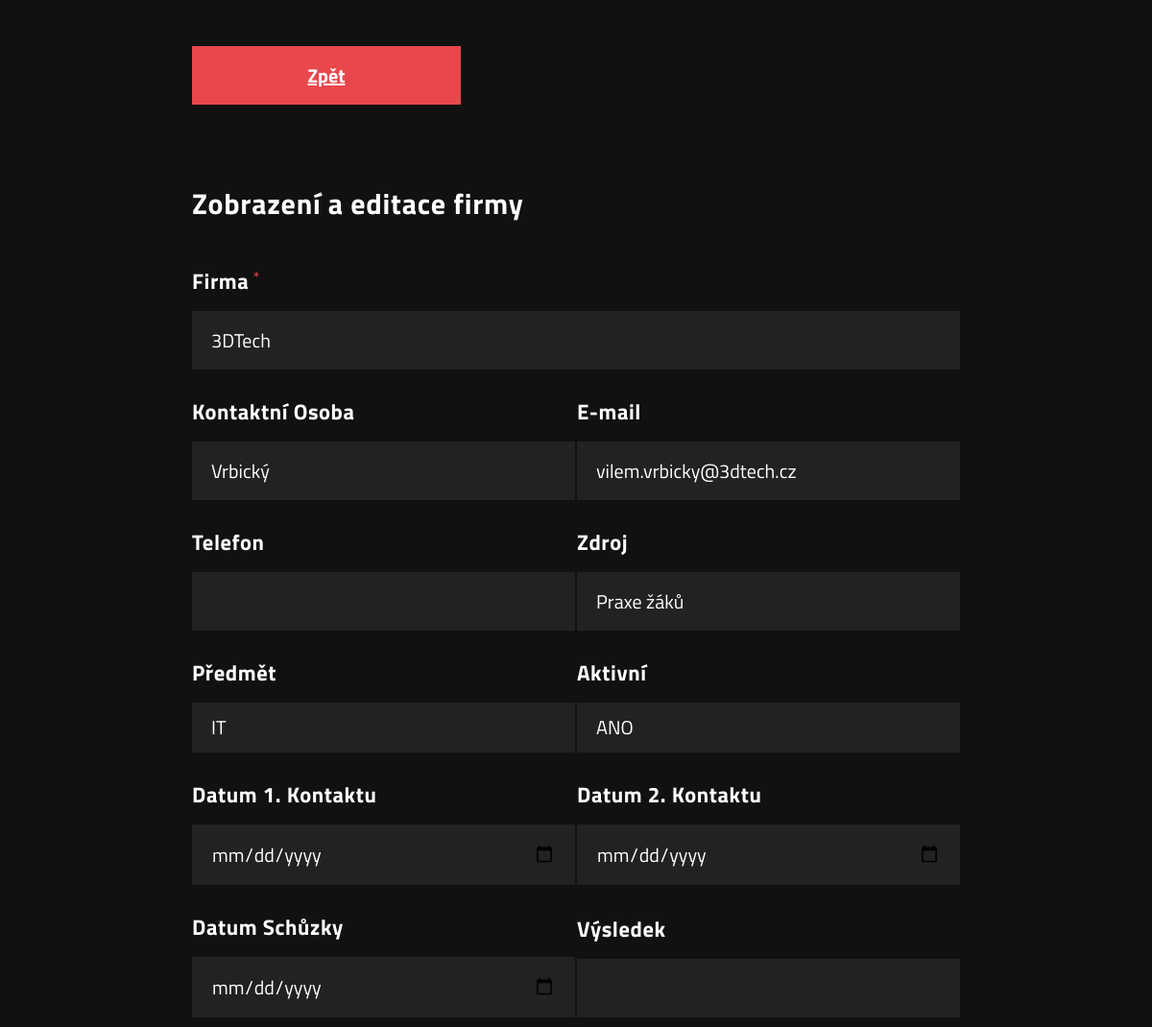
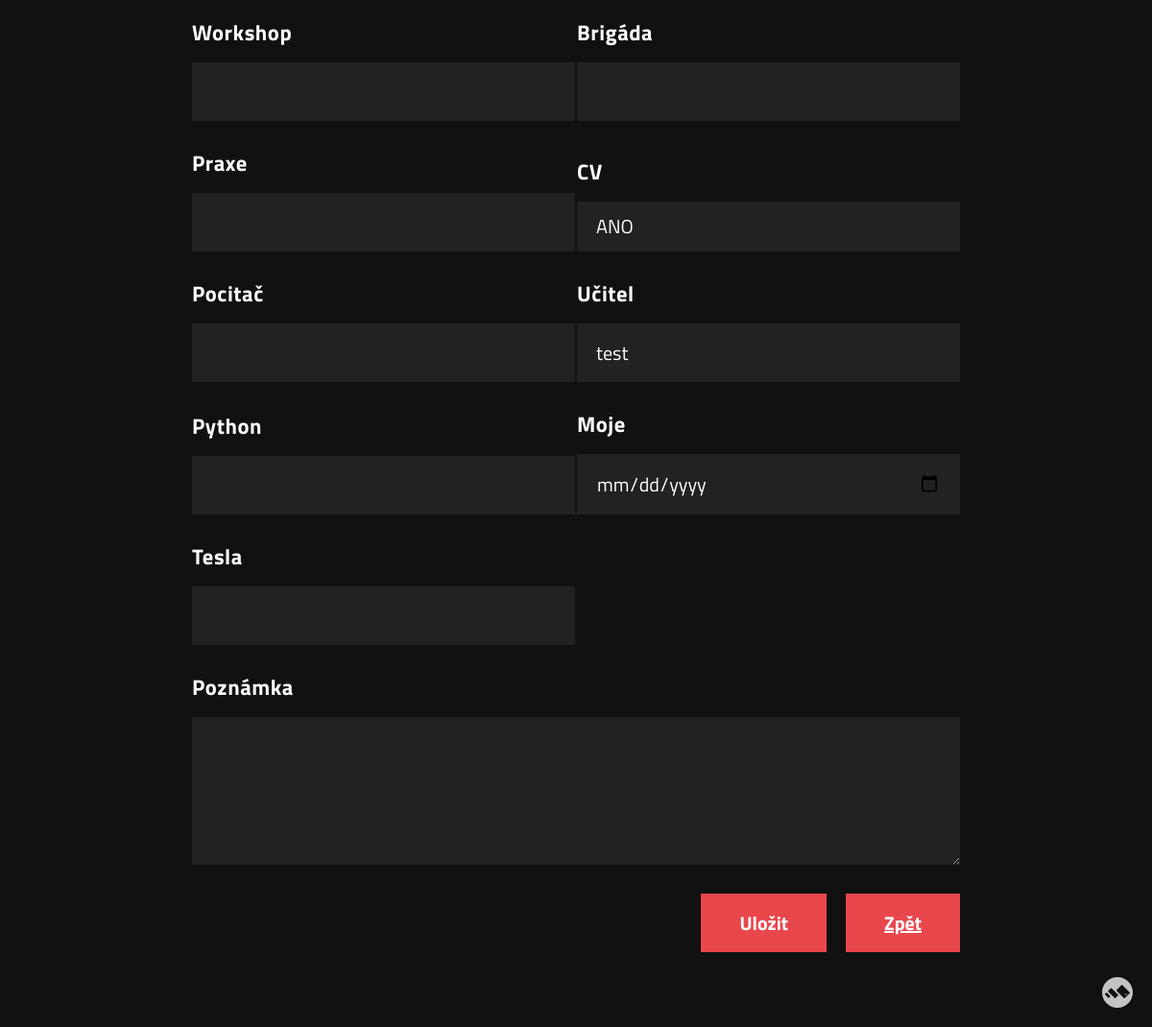
Page /editFirm/editFirmForm.php?id=2 (signed in) on the committed database (2 pictures, top to bottom).
### tables this page shows
CREATE TABLE `firm` (
  `id` int(11) NOT NULL,
  `active` tinyint(4) NOT NULL DEFAULT 1,
  `name` varchar(500) DEFAULT NULL,
  `surname` varchar(500) DEFAULT NULL,
  `email` varchar(500) DEFAULT NULL,
  `phone` varchar(14) DEFAULT NULL,
  `subject_id` int(11) DEFAULT NULL,
  `source` varchar(500) DEFAULT NULL,
  `date_of_contact` date DEFAULT NULL,
  `date_of_2_contact` date DEFAULT NULL,
  `date_of_meeting` date DEFAULT NULL,
  `result` varchar(500) DEFAULT NULL,
  `workshop` varchar(500) DEFAULT NULL,
  `brigade` varchar(500) DEFAULT NULL,
  `practice` varchar(500) DEFAULT NULL,
  `cv` tinyint(4) DEFAULT NULL,
  `note` varchar(500) DEFAULT NULL,
  `c12` varchar(500) DEFAULT NULL,
  `c13` varchar(500) DEFAULT NULL,
  `c14` varchar(500) DEFAULT NULL,
  `c15` varchar(500) DEFAULT NULL,
  `c16` varchar(500) DEFAULT NULL
);

CREATE TABLE `subject` (
  `id` int(11) NOT NULL,
  `name` varchar(50) NOT NULL
);

### editFirm/editFirmForm.php (the view, shortened to what this page needs)
<html lang="en" class=""><head>
<link rel="stylesheet" href="https://cdnjs.cloudflare.com/ajax/libs/normalize/5.0.0/normalize.min.css">
<link href="https://code.jquery.com/ui/1.12.1/themes/ui-lightness/jquery-ui.css" rel="stylesheet"/>
</head>
<?php
if(isset($_GET["id"])){
include_once("../conn.php");
$sql = "SELECT firm.id,firm.name,firm.surname,firm.email,firm.phone,firm.source,firm.active,firm.date_of_contact,firm.date_of_2_contact,firm.date_of_meeting,firm.result,firm.workshop,firm.brigade,firm.practice,firm.cv,firm.note,subject.name as subject, subject.id as subject_id";
$array_columns = array();
$array_columns_names = array();
$array_columns_types = array();
$columns = "SELECT columns.id,columns.name, type_of_column.type FROM columns inner join type_of_column on columns.type = type_of_column.id";
$result = $conn->query($columns);
if ($result->num_rows > 0) {
while($row = $result->fetch_assoc()) {
    $sql .= ",c". $row["id"];
    array_push($array_columns,"c".$row["id"]);
    array_push($array_columns_names,$row["name"]);
    array_push($array_columns_types,$row["type"]);
 }
} else {
}
$sql .= " FROM firm inner join subject on firm.subject_id = subject.id where firm.id = ".$_GET["id"]." limit 1";
$result = $conn->query($sql);
if ($result->num_rows > 0) {
  $row = $result->fetch_assoc();
} else {
  exit;
}
?>
<body>
  <form action="" class="form" id="<?php echo $_GET["id"]; ?>">
    <p class="field half">
    <a href="/table.php" class="button">Zpět</a>
  </p>
    <p class="field">
      <h2 class="label" style="font-size:30px">Zobrazení a editace firmy</h2>
    </p>
  <p class="field required">
    <label class="label required" for="name">Firma</label>
    <input class="text-input" id="name" name="name" required="" type="text" value="<?php echo $row["name"]; ?>">
  </p>
  <p class="field half">
    <label class="label" for="surname">Kontaktní Osoba</label>
    <input class="text-input" name="surname" type="text" value="<?php echo $row["surname"]; ?>">
  </p>
  <p class="field half">
    <label class="label" for="email">E-mail</label>
    <input class="text-input" name="email" type="email" value="<?php echo $row["email"]; ?>">
  </p>
  <p class="field half">
    <label class="label" for="phone">Telefon</label>
    <input class="text-input" name="phone" type="tel" value="<?php echo $row["phone"]; ?>">
  </p>
  <p class="field half">
    <label class="label" for="source">Zdroj</label>
    <input class="text-input" name="source" type="text" value="<?php echo $row["source"]; ?>">
  </p>
  <div class="field half">
    <label class="label">Předmět</label>
    <select class="select" name="subject_id">
    <option value="<?php echo $row["subject_id"]; ?>"><?php echo $row["subject"]; ?></option>
    </select>
  </div>
  <div class="field half">
    <label class="label">Aktivní</label>
    <select class="select" name="active">
      <?php
      if($row["active"] == 1){
        ?>
        <option value="1">ANO</option>
        <?php
      }else {
        ?>
        <option value="0">NE</option>
        <option value="1">ANO</option>
        <?php
      }
      ?>
    </select>
  </div>
  <div class="field half">
    <label class="label">Datum 1. Kontaktu</label>
    <input class="text-input" name="date_of_contact" type="date" value="<?php echo $row["date_of_contact"]; ?>">
  </div>
  <div class="field half">
    <label class="label">Datum 2. Kontaktu</label>
    <input class="text-input"name="date_of_2_contact" type="date" value="<?php echo $row["date_of_2_contact"]; ?>">
  </div>
  <div class="field half">
    <label class="label">Datum Schůzky</label>
    <input class="text-input" name="date_of_meeting" type="date" value="<?php echo $row["date_of_meeting"]; ?>">
  </div>
  <div class="field half">
    <label class="label">Výsledek</label>
    <input class="text-input" name="result" type="text" value="<?php echo $row["result"]; ?>">
  </div>
  <div class="field half">
    <label class="label">Workshop</label>
    <input class="text-input" name="workshop" type="text" value="<?php echo $row["workshop"]; ?>">
  </div>
  <div class="field half">
    <label class="label">Brigáda</label>
    <input class="text-input" name="brigade" type="text" value="<?php echo $row["brigade"]; ?>">
  </div>
  <div class="field half">
    <label class="label">Praxe</label>
    <input class="text-input" name="practice" type="text" value="<?php echo $row["practice"]; ?>">
  </div>
  <div class="field half">
    <label class="label">CV</label>
    <select class="select" name="cv">
      <?php
      if($row["cv"] == 1){
        ?>
        <option value="1">ANO</option>
        <?php
      }else {
        ?>
        <option value="0">NE</option>
        <option value="1">ANO</option>
        <?php
      }
      ?>
    </select>
  </div>
  <?php
  for($i=0;$i <count($array_columns);$i++){
    ?>
    <div class="field half">
    <label class="label"><?php echo $array_columns_names[$i]; ?></label>
    <input class="text-input" name="<?php echo $array_columns[$i]; ?>" type="<?php echo $array_columns_types[$i]; ?>" value="<?php echo $row[$array_columns[$i]]; ?>">
  </div>
    <?php
}
  ?>
  <p class="field">
    <label class="label" for="about">Poznámka</label>
    <textarea class="textarea" cols="50" id="about" name="note" rows="4"><?php echo $row["note"]; ?></textarea>
  </p>
  <p class="field buttons">
    <button class="button" id="send-button" value="Uložit">Uložit</button>
    <a href="/table.php" class="button">Zpět</a>
  </p>
  </form>
  <a href="https://codepen.io/mican/" target="_blank" class="mM"></a>
</body></html>
<?php
}
?>

### editFirm/editFirmForm.php (style rules this page uses)
html { -webkit-font-smoothing: antialiased; }
body { background-color: #111111; font-family: "Titillium Web", sans-serif; }
@media screen and (min-width: 40em) { body { font-size: 1.25em; } }
.form .button, .form .message, .customSelect, .form .select, .form .textarea, .form .text-input, .form .option-input + label, .form .checkbox-input + label, .form .label { padding: 0.75em 1em; -webkit-appearance: none; -moz-appearance: none; appearance: none; outline: none; line-height: normal; border-radius: 0; border: none; background: none; display: block; }
.form .label { font-weight: bold; color: white; padding-top: 0; padding-left: 0; letter-spacing: 0.025em; font-size: 1.125em; line-height: 1.25; position: relative; z-index: 100; }
.required .form .label:after, .form .required .label:after { content: " *"; color: #E8474C; font-weight: normal; font-size: 0.75em; vertical-align: top; }
.customSelect, .form .select, .form .textarea, .form .text-input, .form .option-input + label, .form .checkbox-input + label { font: inherit; line-height: normal; width: 100%; box-sizing: border-box; background: #222222; color: white; position: relative; }
.customSelect:placeholder, .form .select:placeholder, .form .textarea:placeholder, .form .text-input:placeholder, .form .option-input + label:placeholder, .form .checkbox-input + label:placeholder { color: white; }
.form .button { font: inherit; line-height: normal; cursor: pointer; background: #E8474C; color: white; font-weight: bold; width: auto; margin-left: auto; font-weight: bold; padding-left: 2em; padding-right: 2em; max-width: 200px; text-align:center; // dočasné řešení }
body { padding: 2em; }
.form { max-width: 40em; margin: 0 auto; position: relative; display: flex; flex-flow: row wrap; justify-content: space-between; align-items: flex-end; }
.form .field { width: 100%; margin: 0 0 1.5em 0; }
@media screen and (min-width: 40em) { .form .field.half { width: calc(50% - 1px); } }
.form .textarea { max-width: 100%; }
.form .select { text-indent: 0.01px; text-overflow: "" !important; }
.buttons { display: flex; justify-content: flex-end; gap: 20px; flex-wrap: wrap; }
.button { margin-left: 0 !important; }
.mM { display:block;border-radius:50%;box-shadow:0 1px 3px rgba(0, 0, 0, 0.12), 0 1px 2px rgba(0, 0, 0, 0.24);position:fixed;bottom:1em;right:1em;-webkit-transform-origin:50% 50%;transform-origin:50% 50%;-webkit-transition:all 240ms ease-in-out;transition:all 240ms ease-in-out;z-index:9999;opacity:0.75 }
.mM svg { display:block }

### rows in the picture
firm: name "3DTech", surname "Vrbický", email "vilem.vrbicky@3dtech.cz", source "Praxe žáků", subject_id "IT", active "ANO", cv "ANO", c13 "test"

### other values in the picture
$array_columns_names[$i] "Pocitač"
$array_columns_names[$i] "Učitel"
$array_columns_names[$i] "Python"
$array_columns_names[$i] "Moje"
$array_columns_names[$i] "Tesla"
